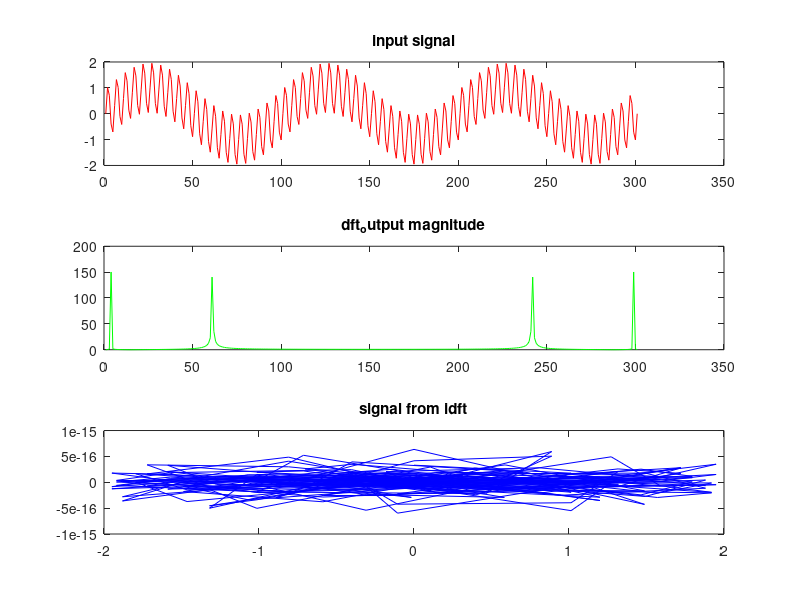

Recreate this plot in MATLAB.
% Udemy course by Israel Gbati.
% Practical DSP with Matlab

% Video lecture #49 : Computing inverse DFT

clc;
close all;

input_signal = load('signal_sum.txt');
dft_output = fft(input_signal);

magnitude = abs(dft_output);

idft_output = ifft(dft_output);

figure;
subplot(3,1,1);
plot(input_signal,'r');
title('input signal');
subplot(3,1,2);
plot(magnitude,'g');
title('dft_output magnitude');
subplot(3,1,3);
plot(idft_output,'b');
title('signal from idft');
